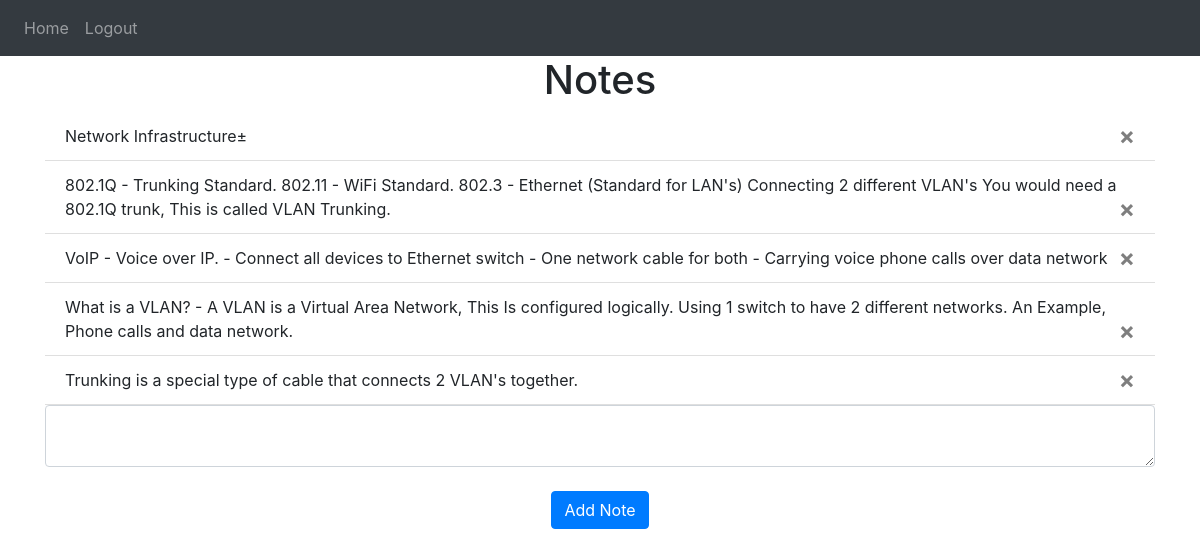
Page / (signed in) on the committed database.
### website/models.py (models this page shows)
class Note(db.Model):
    id = db.Column(db.Integer, primary_key=True)
    data = db.Column(db.String(10000))
    date = db.Column(db.DateTime(timezone=True), default=func.now())
    user_id = db.Column(db.Integer, db.ForeignKey('user.id'))

### website/views.py (the view, shortened to what this page needs)
@views.route('/', methods=['GET', 'POST'])
@login_required
def home():
    return render_template("home.html", user=current_user)

### website/__init__.py (called while the page is built)
def create_app():
    app = Flask(__name__)
    app.config['SECRET_KEY'] = 'hjshjhdjah kjshkjdhjs'
    app.config['SQLALCHEMY_DATABASE_URI'] = f'sqlite:///{DB_NAME}'
    db.init_app(app)
    from .views import views
    from .auth import auth
    app.register_blueprint(views, url_prefix='/')
    app.register_blueprint(auth, url_prefix='/')
    from .models import User, Note
    with app.app_context():
        db.create_all()
    login_manager = LoginManager()
    login_manager.login_view = 'auth.login'
    login_manager.init_app(app)
    @login_manager.user_loader
    def load_user(id):
        return User.query.get(int(id))
    return app

### website/templates/home.html
{% extends "base.html" %} {% block title %}Home{% endblock %} {% block content
    %}
    <h1 align="center">Notes</h1>
    <ul class="list-group list-group-flush" id="notes">
      {% for note in user.notes %}
      <li class="list-group-item">
        {{ note.data }}
        <button type="button" class="close" onClick="deleteNote({{ note.id }})">
          <span aria-hidden="true">&times;</span>
        </button>
      </li>
      {% endfor %}
    </ul>
    <form method="POST">
      <textarea name="note" id="note" class="form-control"></textarea>
      <br />
      <div align="center">
        <button type="submit" class="btn btn-primary">Add Note</button>
      </div>
    </form>
    {% endblock %}

### website/templates/base.html (shortened to what this page needs)
<!DOCTYPE html>
<html>
  <head>
    <link
      rel="stylesheet"
      href="https://stackpath.bootstrapcdn.com/bootstrap/4.4.1/css/bootstrap.min.css"
    />
    <link
      rel="stylesheet"
      href="https://stackpath.bootstrapcdn.com/font-awesome/4.7.0/css/font-awesome.min.css"
    />
  </head>
  <body>
    <nav class="navbar navbar-expand-lg navbar-dark bg-dark">
      <div class="collapse navbar-collapse" id="navbar">
        <div class="navbar-nav">
          {% if user.is_authenticated %}
          <a class="nav-item nav-link" id="home" href="/">Home</a>
          <a class="nav-item nav-link" id="logout" href="/logout">Logout</a>
          {% else %}
          <a class="nav-item nav-link" id="login" href="/login">Login</a>
          <a class="nav-item nav-link" id="signUp" href="/sign-up">Sign Up</a>
          {% endif %}
        </div>
      </div>
    </nav>
    <div class="container">{% block content %} {% endblock %}</div>
  </body>
</html>

### rows in the picture
Note: data "Network Infrastructure±"
Note: data "802.1Q - Trunking Standard. 802.11 - WiFi Standard. 802.3 - Ethernet (Standard for LAN's) Connecting 2 different VLAN's You would need a 802.1Q trunk, This is called VLAN Trunking."
Note: data "VoIP - Voice over IP. - Connect all devices to Ethernet switch - One network cable for both - Carrying voice phone calls over data network"
Note: data "What is a VLAN? - A VLAN is a Virtual Area Network, This Is configured logically. Using 1 switch to have 2 different networks. An Example, Phone calls and data network."
Note: data "Trunking is a special type of cable that connects 2 VLAN's together."
